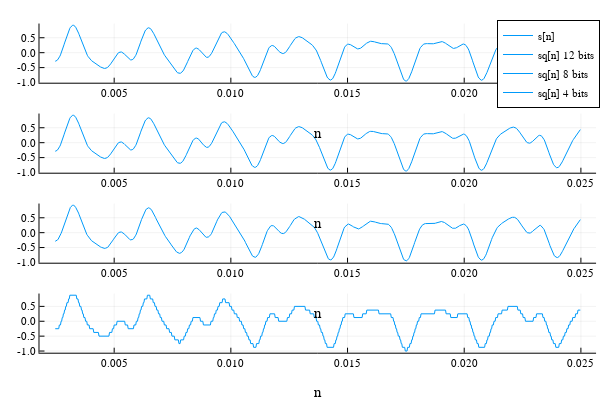

Notebook code for this chart:
### Code cell
# Comparacao sinal original vs quantizado
p1 = plot(t[100:1000], s[100:1000], linewidth = 1, xlabel = "n", label = "s[n]")
p2 = plot(t[100:1000], sq12[100:1000], linewidth = 1, xlabel = "n", label = "sq[n] 12 bits")
p3 = plot(t[100:1000], sq8[100:1000], linewidth = 1, xlabel = "n", label = "sq[n] 8 bits")
p4 = plot(t[100:1000], sq4[100:1000], linewidth = 1, xlabel = "n", label = "sq[n] 4 bits")


plot(p1, p2, p3, p4, layout = (4,1))

### Figure 1 — Plotly figure (JSON) as saved in the notebook; plotly's stock layout.template omitted (floating-point values rounded to 4 significant figures; data arrays with more than 128 entries replaced by an {"elided": "..."} marker saying what was removed)
{"data": [{"colorbar": {"title": ""}, "legendgroup": "s[n]", "line": {"color": "rgba(0, 154, 250, 1.000)", "dash": "solid", "shape": "linear", "width": 1}, "mode": "lines", "name": "s[n]", "showlegend": true, "type": "scatter", "x": {"elided": "901 float values"}, "xaxis": "x1", "y": {"elided": "901 float values"}, "yaxis": "y1", "zmax": null, "zmin": null}, {"colorbar": {"title": ""}, "legendgroup": "sq[n] 12 bits", "line": {"color": "rgba(0, 154, 250, 1.000)", "dash": "solid", "shape": "linear", "width": 1}, "mode": "lines", "name": "sq[n] 12 bits", "showlegend": true, "type": "scatter", "x": {"elided": "901 float values"}, "xaxis": "x2", "y": {"elided": "901 float values"}, "yaxis": "y2", "zmax": null, "zmin": null}, {"colorbar": {"title": ""}, "legendgroup": "sq[n] 8 bits", "line": {"color": "rgba(0, 154, 250, 1.000)", "dash": "solid", "shape": "linear", "width": 1}, "mode": "lines", "name": "sq[n] 8 bits", "showlegend": true, "type": "scatter", "x": {"elided": "901 float values"}, "xaxis": "x3", "y": {"elided": "901 float values"}, "yaxis": "y3", "zmax": null, "zmin": null}, {"colorbar": {"title": ""}, "legendgroup": "sq[n] 4 bits", "line": {"color": "rgba(0, 154, 250, 1.000)", "dash": "solid", "shape": "linear", "width": 1}, "mode": "lines", "name": "sq[n] 4 bits", "showlegend": true, "type": "scatter", "x": {"elided": "901 float values"}, "xaxis": "x4", "y": {"elided": "901 float values"}, "yaxis": "y4", "zmax": null, "zmin": null}], "layout": {"annotations": [], "height": 400, "legend": {"bgcolor": "rgba(255, 255, 255, 1.000)", "bordercolor": "rgba(0, 0, 0, 1.000)", "borderwidth": 1, "font": {"color": "rgba(0, 0, 0, 1.000)", "family": "sans-serif", "size": 11}, "title": {"font": {"color": "rgba(0, 0, 0, 1.000)", "family": "sans-serif", "size": 15}, "text": ""}, "tracegroupgap": 0, "traceorder": "normal", "x": 1, "xanchor": "auto", "y": 1, "yanchor": "auto"}, "margin": {"b": 20, "l": 0, "r": 0, "t": 20}, "paper_bgcolor": "rgba(255, 255, 255, 1.000)", "plot_bgcolor": "rgba(255, 255, 255, 1.000)", "showlegend": true, "width": 600, "xaxis1": {"anchor": "y1", "domain": [0.06582, 0.9934], "gridcolor": "rgba(0, 0, 0, 0.100)", "gridwidth": 0.5, "linecolor": "rgba(0, 0, 0, 1.000)", "mirror": false, "range": [0.0018, 0.02565], "showgrid": true, "showline": true, "showticklabels": true, "tickangle": 0, "tickcolor": "rgb(0, 0, 0)", "tickfont": {"color": "rgba(0, 0, 0, 1.000)", "family": "sans-serif", "size": 11}, "tickmode": "array", "ticks": "inside", "ticktext": ["0.005", "0.010", "0.015", "0.020", "0.025"], "tickvals": [0.005, 0.01, 0.015, 0.02, 0.025], "title": "n", "titlefont": {"color": "rgba(0, 0, 0, 1.000)", "family": "sans-serif", "size": 15}, "type": "-", "visible": true, "zeroline": false, "zerolinecolor": "rgba(0, 0, 0, 1.000)"}, "xaxis2": {"anchor": "y2", "domain": [0.06582, 0.9934], "gridcolor": "rgba(0, 0, 0, 0.100)", "gridwidth": 0.5, "linecolor": "rgba(0, 0, 0, 1.000)", "mirror": false, "range": [0.0018, 0.02565], "showgrid": true, "showline": true, "showticklabels": true, "tickangle": 0, "tickcolor": "rgb(0, 0, 0)", "tickfont": {"color": "rgba(0, 0, 0, 1.000)", "family": "sans-serif", "size": 11}, "tickmode": "array", "ticks": "inside", "ticktext": ["0.005", "0.010", "0.015", "0.020", "0.025"], "tickvals": [0.005, 0.01, 0.015, 0.02, 0.025], "title": "n", "titlefont": {"color": "rgba(0, 0, 0, 1.000)", "family": "sans-serif", "size": 15}, "type": "-", "visible": true, "zeroline": false, "zerolinecolor": "rgba(0, 0, 0, 1.000)"}, "xaxis3": {"anchor": "y3", "domain": [0.06582, 0.9934], "gridcolor": "rgba(0, 0, 0, 0.100)", "gridwidth": 0.5, "linecolor": "rgba(0, 0, 0, 1.000)", "mirror": false, "range": [0.0018, 0.02565], "showgrid": true, "showline": true, "showticklabels": true, "tickangle": 0, "tickcolor": "rgb(0, 0, 0)", "tickfont": {"color": "rgba(0, 0, 0, 1.000)", "family": "sans-serif", "size": 11}, "tickmode": "array", "ticks": "inside", "ticktext": ["0.005", "0.010", "0.015", "0.020", "0.025"], "tickvals": [0.005, 0.01, 0.015, 0.02, 0.025], "title": "n", "titlefont": {"color": "rgba(0, 0, 0, 1.000)", "family": "sans-serif", "size": 15}, "type": "-", "visible": true, "zeroline": false, "zerolinecolor": "rgba(0, 0, 0, 1.000)"}, "xaxis4": {"anchor": "y4", "domain": [0.06582, 0.9934], "gridcolor": "rgba(0, 0, 0, 0.100)", "gridwidth": 0.5, "linecolor": "rgba(0, 0, 0, 1.000)", "mirror": false, "range": [0.0018, 0.02565], "showgrid": true, "showline": true, "showticklabels": true, "tickangle": 0, "tickcolor": "rgb(0, 0, 0)", "tickfont": {"color": "rgba(0, 0, 0, 1.000)", "family": "sans-serif", "size": 11}, "tickmode": "array", "ticks": "inside", "ticktext": ["0.005", "0.010", "0.015", "0.020", "0.025"], "tickvals": [0.005, 0.01, 0.015, 0.02, 0.025], "title": "n", "titlefont": {"color": "rgba(0, 0, 0, 1.000)", "family": "sans-serif", "size": 15}, "type": "-", "visible": true, "zeroline": false, "zerolinecolor": "rgba(0, 0, 0, 1.000)"}, "yaxis1": {"anchor": "x1", "domain": [0.8258, 0.9902], "gridcolor": "rgba(0, 0, 0, 0.100)", "gridwidth": 0.5, "linecolor": "rgba(0, 0, 0, 1.000)", "mirror": false, "range": [-1.006, 0.9754], "showgrid": true, "showline": true, "showticklabels": true, "tickangle": 0, "tickcolor": "rgb(0, 0, 0)", "tickfont": {"color": "rgba(0, 0, 0, 1.000)", "family": "sans-serif", "size": 11}, "tickmode": "array", "ticks": "inside", "ticktext": ["-1.0", "-0.5", "0.0", "0.5"], "tickvals": [-1, -0.5, 0, 0.5], "title": "", "titlefont": {"color": "rgba(0, 0, 0, 1.000)", "family": "sans-serif", "size": 15}, "type": "-", "visible": true, "zeroline": false, "zerolinecolor": "rgba(0, 0, 0, 1.000)"}, "yaxis2": {"anchor": "x2", "domain": [0.5758, 0.7402], "gridcolor": "rgba(0, 0, 0, 0.100)", "gridwidth": 0.5, "linecolor": "rgba(0, 0, 0, 1.000)", "mirror": false, "range": [-1.006, 0.9755], "showgrid": true, "showline": true, "showticklabels": true, "tickangle": 0, "tickcolor": "rgb(0, 0, 0)", "tickfont": {"color": "rgba(0, 0, 0, 1.000)", "family": "sans-serif", "size": 11}, "tickmode": "array", "ticks": "inside", "ticktext": ["-1.0", "-0.5", "0.0", "0.5"], "tickvals": [-1, -0.5, 0, 0.5], "title": "", "titlefont": {"color": "rgba(0, 0, 0, 1.000)", "family": "sans-serif", "size": 15}, "type": "-", "visible": true, "zeroline": false, "zerolinecolor": "rgba(0, 0, 0, 1.000)"}, "yaxis3": {"anchor": "x3", "domain": [0.3258, 0.4902], "gridcolor": "rgba(0, 0, 0, 0.100)", "gridwidth": 0.5, "linecolor": "rgba(0, 0, 0, 1.000)", "mirror": false, "range": [-1.009, 0.9781], "showgrid": true, "showline": true, "showticklabels": true, "tickangle": 0, "tickcolor": "rgb(0, 0, 0)", "tickfont": {"color": "rgba(0, 0, 0, 1.000)", "family": "sans-serif", "size": 11}, "tickmode": "array", "ticks": "inside", "ticktext": ["-1.0", "-0.5", "0.0", "0.5"], "tickvals": [-1, -0.5, 0, 0.5], "title": "", "titlefont": {"color": "rgba(0, 0, 0, 1.000)", "family": "sans-serif", "size": 15}, "type": "-", "visible": true, "zeroline": false, "zerolinecolor": "rgba(0, 0, 0, 1.000)"}, "yaxis4": {"anchor": "x4", "domain": [0.07581, 0.2402], "gridcolor": "rgba(0, 0, 0, 0.100)", "gridwidth": 0.5, "linecolor": "rgba(0, 0, 0, 1.000)", "mirror": false, "range": [-1.056, 0.9313], "showgrid": true, "showline": true, "showticklabels": true, "tickangle": 0, "tickcolor": "rgb(0, 0, 0)", "tickfont": {"color": "rgba(0, 0, 0, 1.000)", "family": "sans-serif", "size": 11}, "tickmode": "array", "ticks": "inside", "ticktext": ["-1.0", "-0.5", "0.0", "0.5"], "tickvals": [-1, -0.5, 0, 0.5], "title": "", "titlefont": {"color": "rgba(0, 0, 0, 1.000)", "family": "sans-serif", "size": 15}, "type": "-", "visible": true, "zeroline": false, "zerolinecolor": "rgba(0, 0, 0, 1.000)"}}}
